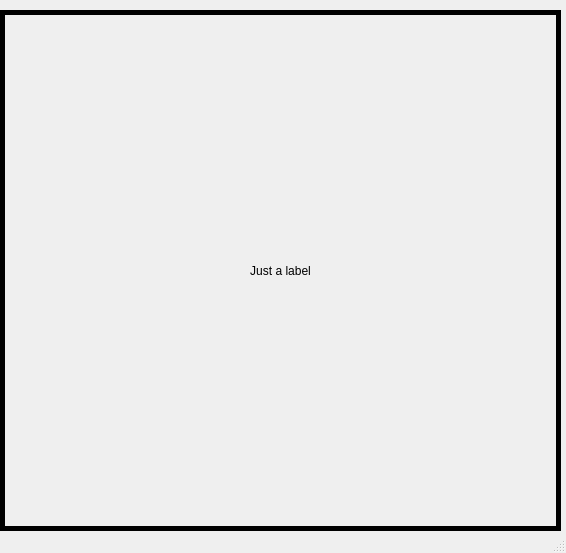
<?xml version="1.0" encoding="UTF-8"?>
<ui version="4.0">
 <class>MainWindow</class>
 <widget class="QMainWindow" name="MainWindow">
  <property name="geometry">
   <rect>
    <x>0</x>
    <y>0</y>
    <width>566</width>
    <height>553</height>
   </rect>
  </property>
  <property name="minimumSize">
   <size>
    <width>10</width>
    <height>10</height>
   </size>
  </property>
  <property name="windowTitle">
   <string>MainWindow</string>
  </property>
  <property name="iconSize">
   <size>
    <width>24</width>
    <height>24</height>
   </size>
  </property>
  <property name="animated">
   <bool>true</bool>
  </property>
  <widget class="QWidget" name="centralwidget">
   <widget class="QLabel" name="label">
    <property name="geometry">
     <rect>
      <x>0</x>
      <y>10</y>
      <width>561</width>
      <height>521</height>
     </rect>
    </property>
    <property name="autoFillBackground">
     <bool>true</bool>
    </property>
    <property name="frameShape">
     <enum>QFrame::Box</enum>
    </property>
    <property name="frameShadow">
     <enum>QFrame::Plain</enum>
    </property>
    <property name="lineWidth">
     <number>5</number>
    </property>
    <property name="midLineWidth">
     <number>0</number>
    </property>
    <property name="text">
     <string>Just a label</string>
    </property>
    <property name="alignment">
     <set>Qt::AlignCenter</set>
    </property>
   </widget>
  </widget>
  <widget class="QStatusBar" name="statusbar"/>
 </widget>
 <resources/>
 <connections/>
</ui>
